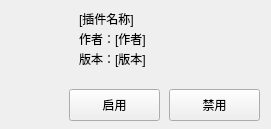
<?xml version="1.0" encoding="UTF-8"?>
<ui version="4.0">
 <class>pluginwidget</class>
 <widget class="QWidget" name="pluginwidget">
  <property name="geometry">
   <rect>
    <x>0</x>
    <y>0</y>
    <width>271</width>
    <height>129</height>
   </rect>
  </property>
  <property name="minimumSize">
   <size>
    <width>271</width>
    <height>129</height>
   </size>
  </property>
  <property name="maximumSize">
   <size>
    <width>271</width>
    <height>129</height>
   </size>
  </property>
  <property name="windowTitle">
   <string>Form</string>
  </property>
  <widget class="CardWidget" name="CardWidget">
   <property name="geometry">
    <rect>
     <x>-1</x>
     <y>-1</y>
     <width>271</width>
     <height>131</height>
    </rect>
   </property>
   <widget class="PixmapLabel" name="PixmapLabel">
    <property name="geometry">
     <rect>
      <x>10</x>
      <y>10</y>
      <width>61</width>
      <height>61</height>
     </rect>
    </property>
    <property name="styleSheet">
     <string notr="true">border-image: url(:/built-InIcons/YML3logo.png);</string>
    </property>
   </widget>
   <widget class="StrongBodyLabel" name="StrongBodyLabel">
    <property name="geometry">
     <rect>
      <x>80</x>
      <y>10</y>
      <width>181</width>
      <height>19</height>
     </rect>
    </property>
    <property name="text">
     <string>[插件名称]</string>
    </property>
   </widget>
   <widget class="BodyLabel" name="BodyLabel">
    <property name="geometry">
     <rect>
      <x>80</x>
      <y>30</y>
      <width>111</width>
      <height>19</height>
     </rect>
    </property>
    <property name="text">
     <string>作者：[作者]</string>
    </property>
   </widget>
   <widget class="BodyLabel" name="BodyLabel_2">
    <property name="geometry">
     <rect>
      <x>80</x>
      <y>50</y>
      <width>121</width>
      <height>19</height>
     </rect>
    </property>
    <property name="text">
     <string>版本：[版本]</string>
    </property>
   </widget>
   <widget class="PushButton" name="PushButton_2">
    <property name="geometry">
     <rect>
      <x>70</x>
      <y>90</y>
      <width>91</width>
      <height>32</height>
     </rect>
    </property>
    <property name="text">
     <string>启用</string>
    </property>
   </widget>
   <widget class="PushButton" name="PushButton_3">
    <property name="geometry">
     <rect>
      <x>170</x>
      <y>90</y>
      <width>91</width>
      <height>32</height>
     </rect>
    </property>
    <property name="text">
     <string>禁用</string>
    </property>
   </widget>
  </widget>
 </widget>
 <customwidgets>
  <customwidget>
   <class>PushButton</class>
   <extends>QPushButton</extends>
   <header>qfluentwidgets</header>
  </customwidget>
  <customwidget>
   <class>PixmapLabel</class>
   <extends>QLabel</extends>
   <header>qfluentwidgets</header>
  </customwidget>
  <customwidget>
   <class>CardWidget</class>
   <extends>QFrame</extends>
   <header>qfluentwidgets</header>
   <container>1</container>
  </customwidget>
  <customwidget>
   <class>BodyLabel</class>
   <extends>QLabel</extends>
   <header>qfluentwidgets</header>
  </customwidget>
  <customwidget>
   <class>StrongBodyLabel</class>
   <extends>QLabel</extends>
   <header>qfluentwidgets</header>
  </customwidget>
 </customwidgets>
 <resources>
  <include location="../res/icon/icons.qrc"/>
 </resources>
 <connections/>
</ui>
